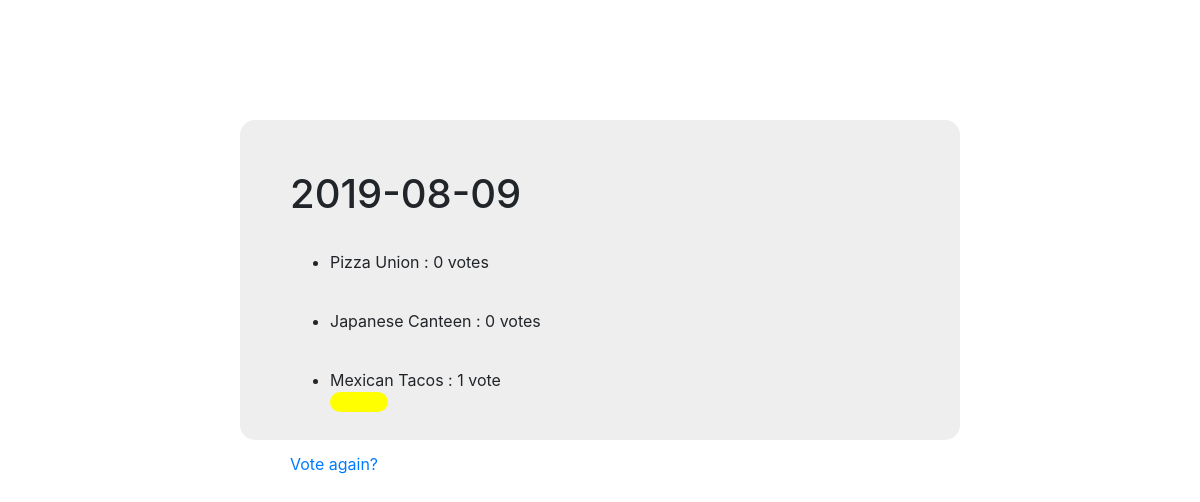
The page /polls/4/results/ on the database its author committed.
### polls/models.py (models this page shows, shortened)
class Question(models.Model):
    question_text = models.CharField(max_length=200)
    pub_date = models.DateTimeField('date published')

class Choice(models.Model):
    question = models.ForeignKey(Question, on_delete=models.CASCADE)
    choice_text = models.CharField(max_length=200)
    votes = models.IntegerField(default=0)

### polls/views.py (the view)
# urls.py: path('<int:pk>/results/', views.ResultsView.as_view(), name='results'),
class ResultsView(generic.DetailView):
    model = Question
    template_name = 'polls/results.html'

### polls/templates/polls/results.html (shortened to what this page needs)
<link rel="stylesheet" href="https://stackpath.bootstrapcdn.com/bootstrap/4.1.3/css/bootstrap.min.css"
>
<div style="background-color:#eeeeee;padding:50px;margin:10% 20%;height:40%;width:60%;border-radius:15px;">
  <h1>{{ question.question_text }}</h1>
  <br />
  <ul>
    {% for choice in question.choice_set.all %}
    <li>{{ choice.choice_text }} : {{ choice.votes }} vote{{ choice.votes|pluralize }}</li>
    <div style="width:{{ choice.votes }}0%; height:20px;background-color:yellow;margin-bottom:15px;border-radius:15px;"></div>
    {% endfor %}
  </ul>
  <br />
  <a href="{% url 'polls:detail' question.id %}">Vote again?</a>
</div>

### rows shown on the page
Question: question_text "2019-08-09"
Choice: choice_text "Pizza Union", votes "0"
Choice: choice_text "Japanese Canteen", votes "0"
Choice: choice_text "Mexican Tacos", votes "1"
